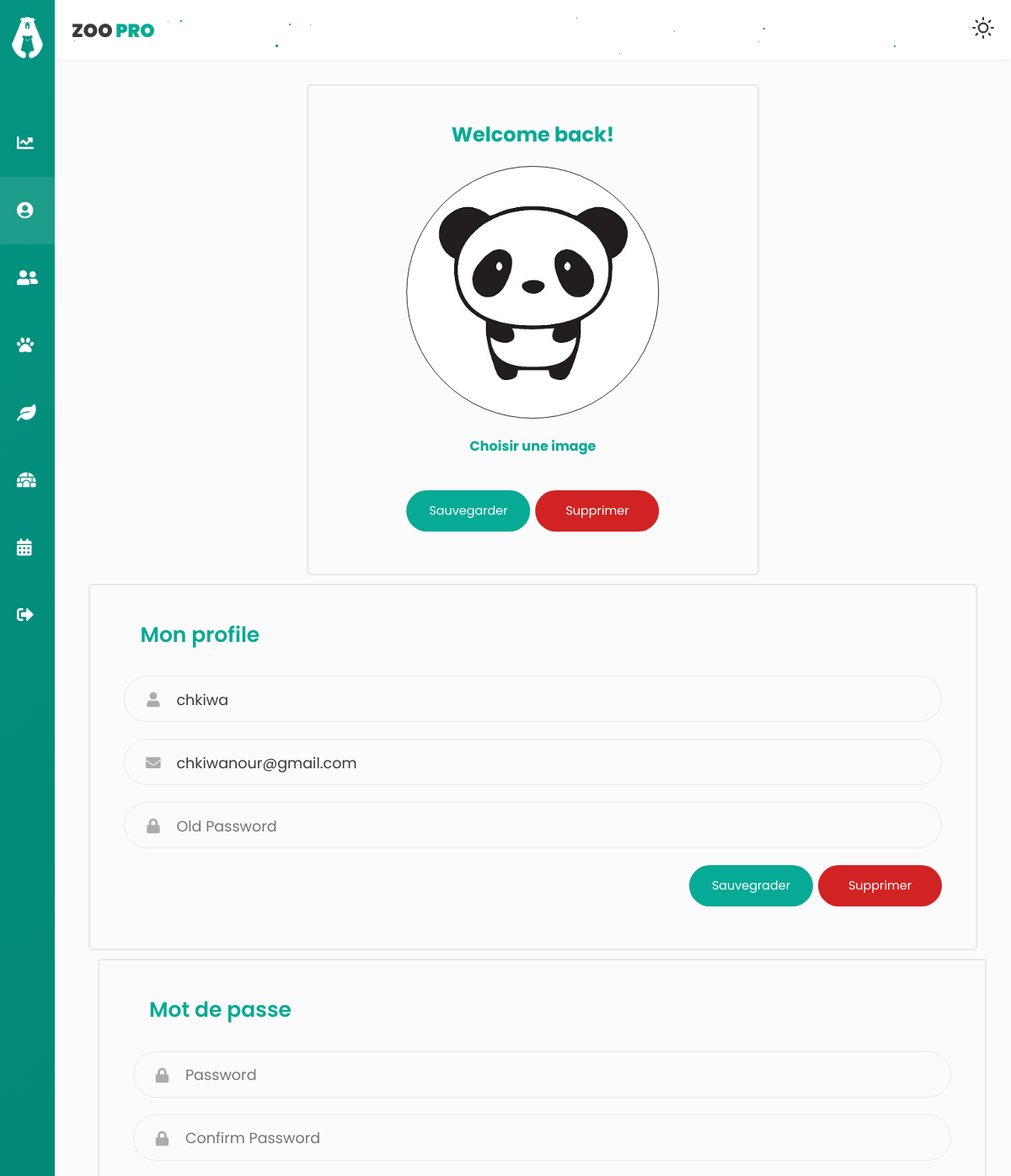
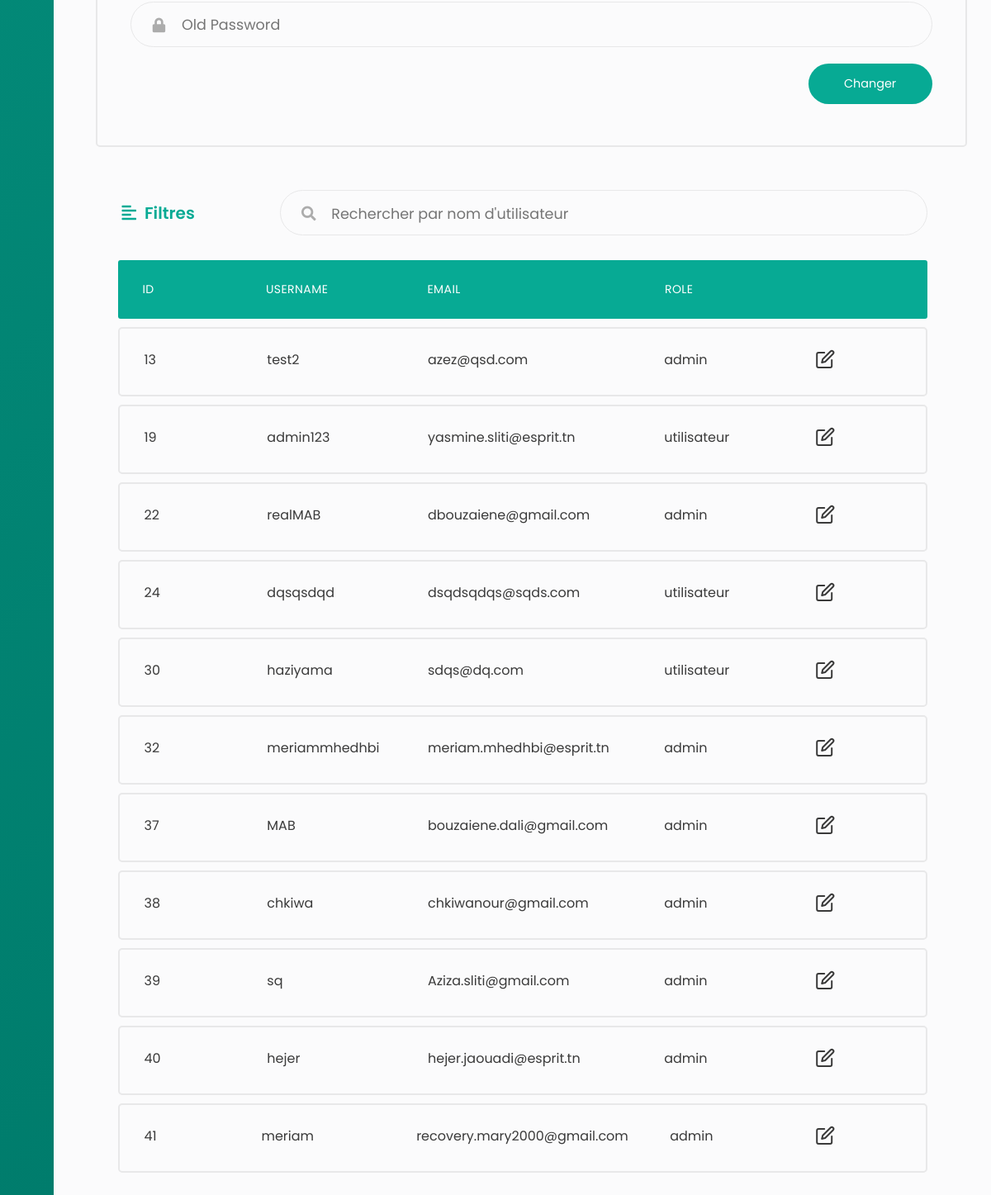
Screenshot of /users/trier/ID (signed in) with the database file from the repository (2 pictures, top to bottom).
### tables this page shows
CREATE TABLE `users` (
  `id` int(11) NOT NULL,
  `username` varchar(255) NOT NULL,
  `password` varchar(255) NOT NULL,
  `email` varchar(255) NOT NULL,
  `role_id` int(11) NOT NULL,
  `image` varchar(255) NOT NULL DEFAULT 'default.jpg'
);

CREATE TABLE `role` (
  `id` int(1) NOT NULL,
  `nom` varchar(12) NOT NULL
);

### app/libraries/Core.php (called while the page is built, shortened)
<?php
  class Core {
    protected $currentMethod = 'index';
    public function __construct(){
      $url = $this->getUrl();
      if(isset($url[0])){
      if(file_exists('../app/controllers/' . ucwords($url[0]). '.php')){
        unset($url[0]);
      }
    }
      $this->currentController = new $this->currentController;
      if(isset($url[1])){
        if(method_exists($this->currentController, $url[1])){
          $this->currentMethod = $url[1];
          unset($url[1]);
        }
      }
      $this->params = $url ? array_values($url) : [];
      call_user_func_array([$this->currentController, $this->currentMethod], $this->params);
    }
    public function getUrl(){
      if(isset($_GET['url'])){
        $url = rtrim($_GET['url'], '/');
        $url = filter_var($url, FILTER_SANITIZE_URL);
        $url = explode('/', $url);
        return $url;
      }
    }
  }

### app/require.php (called while the page is built, shortened)
<?php
    require_once 'libraries/Core.php';
    require_once 'libraries/Controller.php';
    require_once 'libraries/Database.php';
    $init = new Core();

### public/index.php (called while the page is built)
<?php
    require_once '../app/require.php';

### app/libraries/Database.php (called while the page is built, shortened)
<?php
    class Database {
        private $dbHost = DB_HOST;
        private $dbUser = DB_USER;
        private $dbPass = DB_PASS;
        private $dbName = DB_NAME;
        private $statement;
        private $dbHandler;
        public function __construct() {
            $conn = 'mysql:host=' . $this->dbHost . ';dbname=' . $this->dbName;
            $options = array(
                PDO::ATTR_PERSISTENT => true,
                PDO::ATTR_ERRMODE => PDO::ERRMODE_EXCEPTION
            );
            try {
                $this->dbHandler = new PDO($conn, $this->dbUser, $this->dbPass, $options);
            } catch (PDOException $e) {
                $this->error = $e->getMessage();
                echo $this->error;
            }
        }
        public function query($sql) {
            $this->statement = $this->dbHandler->prepare($sql);
        }
        public function bind($parameter, $value, $type = null) {
            switch (is_null($type)) {
                default:
                    $type = PDO::PARAM_STR;
            }
            $this->statement->bindValue($parameter, $value, $type);
        }
        public function execute() {
            return $this->statement->execute();
        }
        public function resultSet() {
            $this->execute();
            return $this->statement->fetchAll();
        }
    }

### app/models/User.php (called while the page is built, shortened)
<?php
class User
{
    private $db;
    public function __construct()
    {
        $this->db = new Database;
    }
    public function getUsers()
    {
        $this->db->query('select count(*) FROM users WHERE role_id = 0');
        return $this->db->resultSet();
    }
    public function getAdmins()
    {
        $this->db->query('select count(*) FROM users WHERE role_id = 1');
        return $this->db->resultSet();
    }
    public function findUserByUsername($username)
    {
        $this->db->query('SELECT * FROM users WHERE username = :username');
        $this->db->bind(':username', $username);
        $this->db->execute();
        if ($this->db->rowCount() > 0) {
            return true;
        } else {
            return false;
        }
    }
    public function tri($case)
    {
        $this->db->query('SELECT u.id,u.username,u.email,role.nom FROM users u INNER JOIN role ON u.role_id = role.id ORDER BY '.$case);
        return $this->db->resultSet();
    }
}

### app/controllers/Users.php (the view, shortened to what this page needs)
<?php
class Users extends Controller
{
    public function __construct()
    {
        $this->userModel = $this->model('User');
    }
    public function trier($case = '')
    {
        $column = array("a" => "ID", "b" => "USERNAME", "c" => "EMAIL", "d" => "ROLE_ID");
        if (array_search($case, $column)) {
            $tab = $this->userModel->tri($case);
            $data = [
                'tab' => '',
                'admins' => '',
                'users' => ''
            ];
            foreach ($tab as $key => $value) {
                $data['tab'] .= '<li class="table-row">
                    <div class="col col-1" data-label="ID">' . $value[0] . '</div>
                    <div class="col col-2" data-label="Username">' . $value[1] . '</div>
                    <div class="col col-3" data-label="Email">' . $value[2] . '</div>
                    <div class="col col-4" data-label="Role">' . $value[3] . '</div>
                    <div class="col col-5">
                        <div class="col-buttons">
                            <button class="tab-btn"><i data-feather="edit"></i></button>
                        </div>
                    </div>
                </li>';
            }
        }
    }
}

### public/css/profile.css (style rules this page uses)
.col-buttons { display: -webkit-box; display: -ms-flexbox; display: flex; -webkit-box-pack: space-evenly; -ms-flex-pack: space-evenly; justify-content: space-evenly; -webkit-box-align: center; -ms-flex-align: center; align-items: center; -webkit-transform: translate(-50%, 0); transform: translate(-50%, 0); }
.responsive-table li { border-radius: 3px; padding: 25px 30px; display: -webkit-box; display: -ms-flexbox; display: flex; -webkit-box-pack: justify; -ms-flex-pack: justify; justify-content: space-between; margin-bottom: 10px; color: var(--tc); }
.responsive-table .table-row { background-color: transparent; border-radius: 5px; border: solid 2px #e8e8e9; }
.responsive-table .col-1 { -ms-flex-preferred-size: 10%; flex-basis: 10%; }
.responsive-table .col-2 { -ms-flex-preferred-size: 15%; flex-basis: 15%; }
.responsive-table .col-3 { -ms-flex-preferred-size: 25%; flex-basis: 25%; }
.responsive-table .col-4 { -ms-flex-preferred-size: 15%; flex-basis: 15%; }
.responsive-table .col-5 { -ms-flex-preferred-size: 10%; flex-basis: 10%; }
.tab-btn { cursor: pointer; background: transparent; color: var(--tc); border: 0; outline: none; }

### rows the page displays
users: id "13", username "test2", email "azez@qsd.com"
role: nom "admin admin admin admin admin admin admin admin"
users: id "19", username "admin123", email "yasmine.sliti@esprit.tn"
role: nom "utilisateur utilisateur utilisateur"
users: id "22", username "realMAB", email "dbouzaiene@gmail.com"
users: id "24", username "dqsqsdqd", email "dsqdsqdqs@sqds.com"
users: id "30", username "haziyama", email "sdqs@dq.com"
users: id "32", username "meriammhedhbi", email "meriam.mhedhbi@esprit.tn"
users: id "37", username "MAB", email "bouzaiene.dali@gmail.com"
users: id "38", username "chkiwa", email "chkiwanour@gmail.com"
users: id "39", username "sq", email "Aziza.sliti@gmail.com"
users: id "40", username "hejer", email "hejer.jaouadi@esprit.tn"
users: id "41", username "meriam", email "recovery.mary2000@gmail.com"
